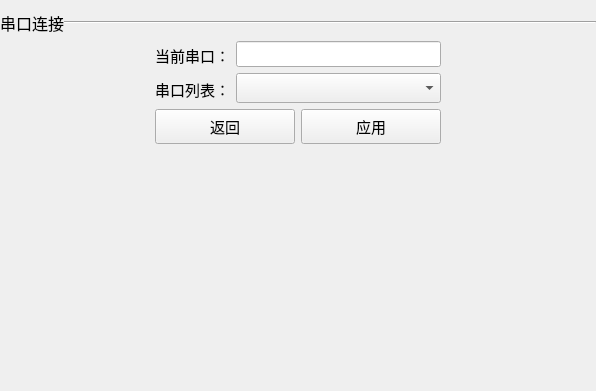
<?xml version="1.0" encoding="UTF-8"?>
<ui version="4.0">
 <class>portConnClass</class>
 <widget class="QWidget" name="portConnClass">
  <property name="geometry">
   <rect>
    <x>0</x>
    <y>0</y>
    <width>596</width>
    <height>391</height>
   </rect>
  </property>
  <property name="windowTitle">
   <string>portConn</string>
  </property>
  <layout class="QGridLayout" name="gridLayout">
   <property name="leftMargin">
    <number>0</number>
   </property>
   <property name="rightMargin">
    <number>0</number>
   </property>
   <property name="bottomMargin">
    <number>0</number>
   </property>
   <property name="spacing">
    <number>0</number>
   </property>
   <item row="0" column="0">
    <layout class="QVBoxLayout" name="verticalLayout_4">
     <item>
      <layout class="QHBoxLayout" name="horizontalLayout_21" stretch="1,24">
       <property name="spacing">
        <number>0</number>
       </property>
       <item>
        <widget class="QLabel" name="label_18">
         <property name="font">
          <font>
           <pointsize>12</pointsize>
          </font>
         </property>
         <property name="text">
          <string>串口连接</string>
         </property>
        </widget>
       </item>
       <item>
        <widget class="Line" name="proMainLine_2">
         <property name="styleSheet">
          <string notr="true"/>
         </property>
         <property name="orientation">
          <enum>Qt::Horizontal</enum>
         </property>
        </widget>
       </item>
      </layout>
     </item>
     <item>
      <layout class="QHBoxLayout" name="horizontalLayout_3">
       <item>
        <spacer name="horizontalSpacer_5">
         <property name="orientation">
          <enum>Qt::Horizontal</enum>
         </property>
         <property name="sizeHint" stdset="0">
          <size>
           <width>40</width>
           <height>20</height>
          </size>
         </property>
        </spacer>
       </item>
       <item>
        <layout class="QVBoxLayout" name="verticalLayout_3">
         <item>
          <layout class="QHBoxLayout" name="horizontalLayout">
           <item>
            <layout class="QVBoxLayout" name="verticalLayout">
             <item>
              <widget class="QLabel" name="label_7">
               <property name="font">
                <font>
                 <pointsize>11</pointsize>
                </font>
               </property>
               <property name="text">
                <string>当前串口：</string>
               </property>
               <property name="alignment">
                <set>Qt::AlignCenter</set>
               </property>
              </widget>
             </item>
             <item>
              <widget class="QLabel" name="label_8">
               <property name="font">
                <font>
                 <pointsize>11</pointsize>
                </font>
               </property>
               <property name="text">
                <string>串口列表：</string>
               </property>
               <property name="alignment">
                <set>Qt::AlignCenter</set>
               </property>
              </widget>
             </item>
            </layout>
           </item>
           <item>
            <layout class="QVBoxLayout" name="verticalLayout_2">
             <item>
              <widget class="QLineEdit" name="lineMainName">
               <property name="font">
                <font>
                 <pointsize>11</pointsize>
                </font>
               </property>
              </widget>
             </item>
             <item>
              <widget class="QComboBox" name="comPort">
               <property name="minimumSize">
                <size>
                 <width>140</width>
                 <height>30</height>
                </size>
               </property>
               <property name="maximumSize">
                <size>
                 <width>16777215</width>
                 <height>16777215</height>
                </size>
               </property>
               <property name="font">
                <font>
                 <pointsize>11</pointsize>
                </font>
               </property>
              </widget>
             </item>
            </layout>
           </item>
          </layout>
         </item>
         <item>
          <layout class="QHBoxLayout" name="horizontalLayout_2">
           <item>
            <widget class="QPushButton" name="pushBack">
             <property name="minimumSize">
              <size>
               <width>140</width>
               <height>35</height>
              </size>
             </property>
             <property name="maximumSize">
              <size>
               <width>140</width>
               <height>35</height>
              </size>
             </property>
             <property name="font">
              <font>
               <pointsize>11</pointsize>
              </font>
             </property>
             <property name="text">
              <string>返回</string>
             </property>
             <property name="icon">
              <iconset resource="qss.qrc">
               <normaloff>:/images/image/back.png</normaloff>:/images/image/back.png</iconset>
             </property>
             <property name="iconSize">
              <size>
               <width>20</width>
               <height>20</height>
              </size>
             </property>
            </widget>
           </item>
           <item>
            <widget class="QPushButton" name="pushUse">
             <property name="minimumSize">
              <size>
               <width>140</width>
               <height>35</height>
              </size>
             </property>
             <property name="maximumSize">
              <size>
               <width>140</width>
               <height>35</height>
              </size>
             </property>
             <property name="font">
              <font>
               <pointsize>11</pointsize>
              </font>
             </property>
             <property name="text">
              <string>应用</string>
             </property>
             <property name="icon">
              <iconset resource="qss.qrc">
               <normaloff>:/images/image/use.png</normaloff>:/images/image/use.png</iconset>
             </property>
             <property name="iconSize">
              <size>
               <width>20</width>
               <height>20</height>
              </size>
             </property>
            </widget>
           </item>
          </layout>
         </item>
         <item>
          <spacer name="verticalSpacer">
           <property name="orientation">
            <enum>Qt::Vertical</enum>
           </property>
           <property name="sizeHint" stdset="0">
            <size>
             <width>20</width>
             <height>40</height>
            </size>
           </property>
          </spacer>
         </item>
        </layout>
       </item>
       <item>
        <spacer name="horizontalSpacer_6">
         <property name="orientation">
          <enum>Qt::Horizontal</enum>
         </property>
         <property name="sizeHint" stdset="0">
          <size>
           <width>40</width>
           <height>20</height>
          </size>
         </property>
        </spacer>
       </item>
      </layout>
     </item>
    </layout>
   </item>
  </layout>
 </widget>
 <layoutdefault spacing="6" margin="11"/>
 <resources>
  <include location="qss.qrc"/>
 </resources>
 <connections/>
</ui>
